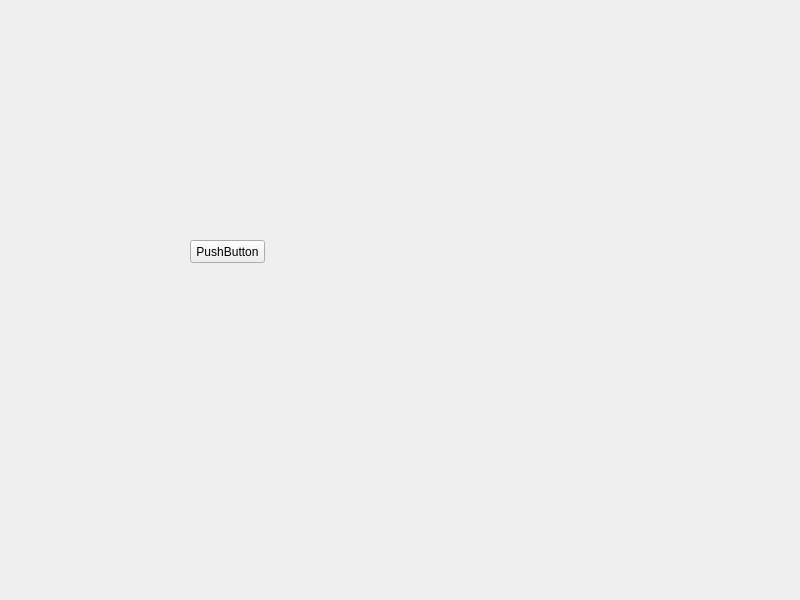
<?xml version="1.0" encoding="UTF-8"?>
<ui version="4.0">
 <class>Ventana</class>
 <widget class="QWidget" name="Ventana">
  <property name="geometry">
   <rect>
    <x>0</x>
    <y>0</y>
    <width>800</width>
    <height>600</height>
   </rect>
  </property>
  <property name="windowTitle">
   <string>Ventana</string>
  </property>
  <widget class="QPushButton" name="pushButton">
   <property name="geometry">
    <rect>
     <x>190</x>
     <y>240</y>
     <width>75</width>
     <height>23</height>
    </rect>
   </property>
   <property name="text">
    <string>PushButton</string>
   </property>
  </widget>
 </widget>
 <resources/>
 <connections/>
</ui>
